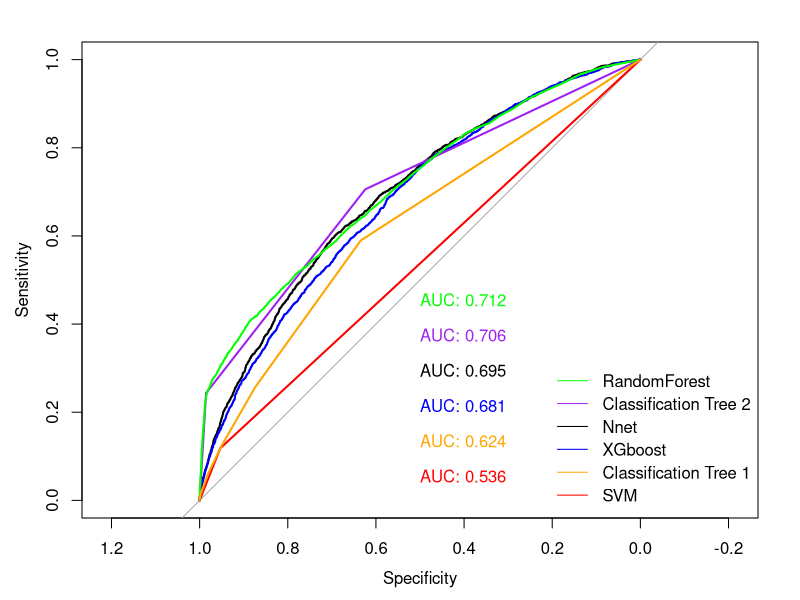

Here is the R script that generated this plot:
## ---- chunk 1
rm(list = ls())
library(readxl)
library(tidyverse)
## ---- chunk 2
xgboost <- read.csv("roc_data/Xgboost.csv")
view(xgboost)
svm <- read.csv("roc_data/SVMPrediction.csv")
view(svm)
randomforest <- read.csv("roc_data/rf.csv")
view(randomforest)
tree1 <- read.csv("roc_data/tree1.csv")
view(tree1)
tree2 <- read.csv("roc_data/tree2.csv")
view(tree2)
temp <- read.csv("roc_data/temp1.csv")
view(temp)
## ---- chunk 3
#install.packages("pROC")
library(pROC)

temp_roc<-roc(temp$real,temp$predict,auc=TRUE)
plot(temp_roc,print.auc=TRUE, print.auc.y=.31,col="black")

xgboost_roc<-roc(xgboost$y_real,xgboost$y_pred,auc=TRUE)
plot(xgboost_roc,print.auc=TRUE,print.auc.y=.23,col="blue",add=TRUE)

tree2_roc<-roc(tree2$y_real,tree2$y_pred,auc=TRUE)
plot(tree2_roc,print.auc=TRUE, print.auc.y=.39,col="purple",add=TRUE)

randomforest_roc<-roc(randomforest$y_real,randomforest$y_pred,auc=TRUE)
plot(randomforest_roc,print.auc=TRUE, print.auc.y=.47,col="green",add=TRUE)

svm_roc<-roc(svm$y_real,svm$y_pred,auc=TRUE)
plot(svm_roc,print.auc=TRUE, print.auc.y=.07,col="red",add=TRUE)

tree1_roc<-roc(tree1$y_real,tree1$y_pred,auc=TRUE)
plot(tree1_roc,print.auc=TRUE, print.auc.y=.15,col="orange",add=TRUE)

#add legend
par(mar=c(5.1,4.1,4.1,2.1), xpd=TRUE)
legend("bottomright", c("RandomForest","Classification Tree 2","Nnet","XGboost", "Classification Tree 1","SVM"), lty=1, 
    col = c("green","purple","black","blue","orange","red"), bty="n", inset=c(0,0))

